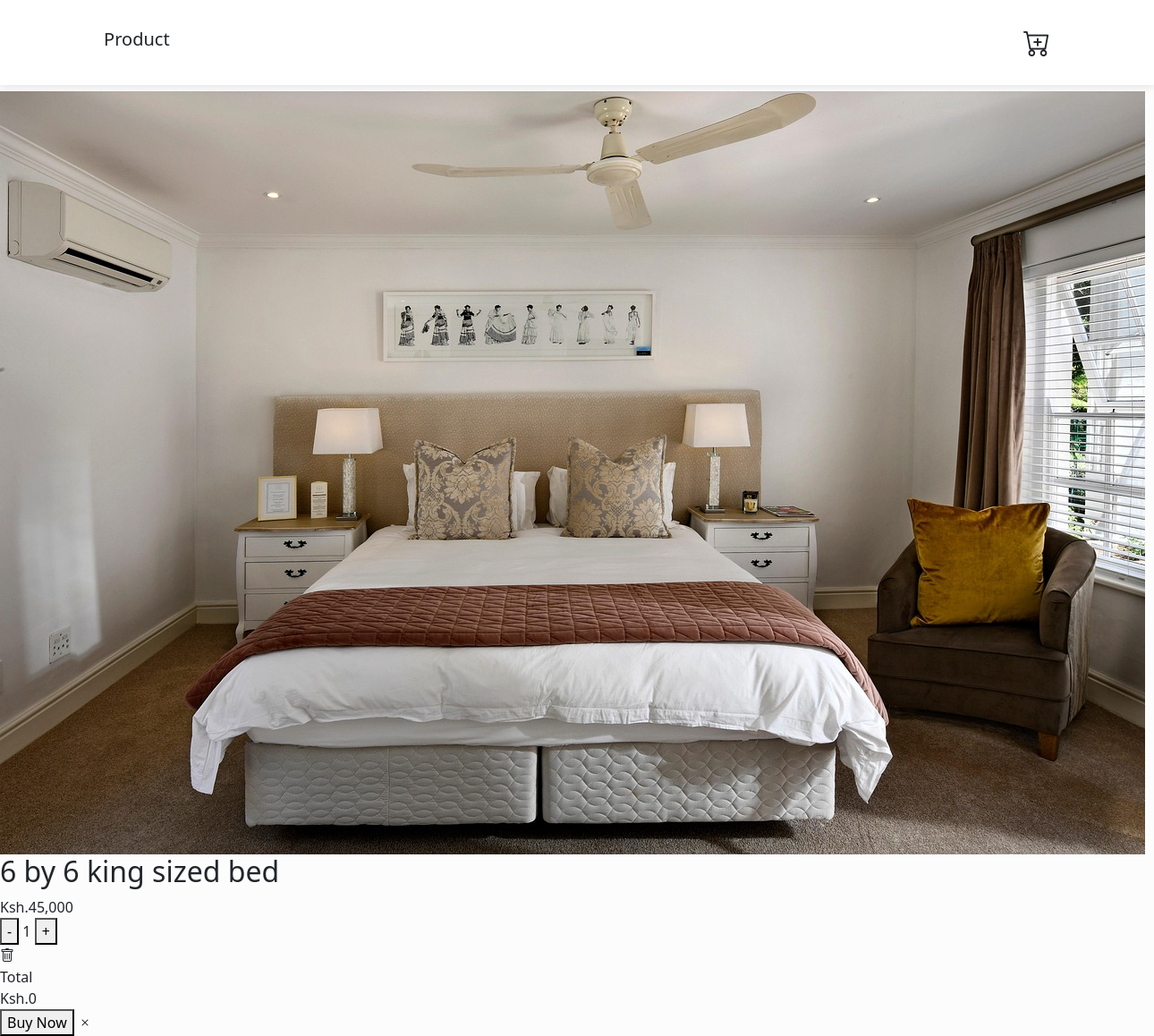
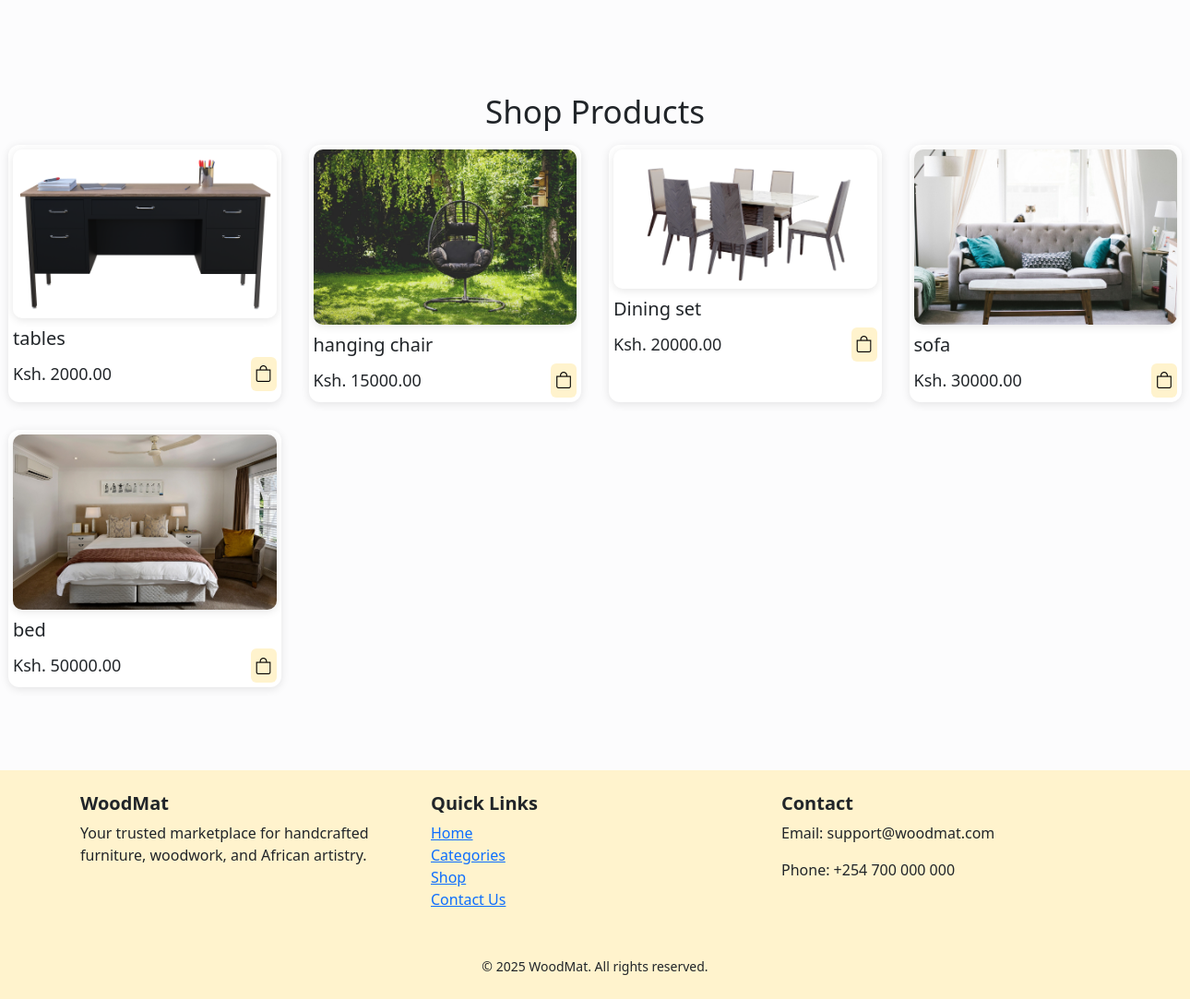
Screenshot of /products/ with the database file from the repository (2 pictures, top to bottom).
### woodmat/models.py (models this page shows, shortened)
class Product(models.Model):
  name=models.CharField(max_length=50)
  price=models.DecimalField(default=0,decimal_places=2,max_digits=8)
  category=models.ForeignKey(Category, on_delete=models.CASCADE,default=1)
  description=models.CharField(max_length=250,default='',null=True)
  image=models.ImageField(upload_to='products/')
  is_sale = models.BooleanField(default=False)      # <- add this
  sale_price = models.DecimalField(default=0, decimal_places=2, max_digits=8 )

### woodmat/views.py (the view)
# urls.py: path('products/', views.products, name="products"),
def products(request):
    products = Product.objects.all()
    return render(request, 'products.html', {'products': products})

### woodmat/templates/products.html (shortened to what this page needs)
{% extends "base.html" %}
{% load static %}
 {% block content%}
<header class="product-header">
  <h5>Product</h5>
  <div class="cart-icon">
    <i class="bi bi-cart-plus"></i>
  </div>
 </header>
 <div class="cart">
  <h2 class="cart-title">Your Cart</h2>
  <div class="cart-content">
    <div class="cart-box">
      <img src="{% static 'images/furnitures/bedroom1.jpg' %}" class="cart-img" alt="">
      <div class="cart-detail">
        <h2 class="cart-product-title">6 by 6 king sized bed</h2>
        <span class="cart-price">Ksh.45,000</span>
        <div class="cart-quantity">
        <button id="decreament">-</button>
        <span class="number">1</span>
        <button id="increament">+</button>
        </div>
      </div>
      <i class="bi bi-trash cart-remove"></i>
    </div>
  </div>
    <div class="total">
      <div class="total-title">Total</div>
      <div class="total-price">Ksh.0</div>
    </div>
    <button class="btn-buy">Buy Now</button>
    <i class="bi bi-x"></i>
 </div>
<section class="products">
  <h1 class="section-title">Shop Products</h1>
  <div class="product-content">
    {% for product in products %}
      <div class="product-box">
        <div class="img-box">
          <img src="{{ product.image.url }}" alt="{{ product.name }}">
        </div>
        <h2 class="product-name">{{ product.name }}</h2>
        <div class="price-and-cart">
          <span class="price">Ksh. {{ product.price }}</span>
          <i class="bi bi-bag"></i>
        </div>
      </div>
    {% empty %}
      <p>No products available.</p>
    {% endfor %}
  </div>
</section>
{% endblock content %}

### static/styles/main.css (style rules this page uses)
.product-header { position: fixed !important; top: 0; left: 0; width: 100%; padding: 25px 9%; background: white; box-shadow: 0 2px 10px rgba(0,0,0,0.1); display: flex; justify-content: space-between; align-items: center; z-index: 99; }
.cart-icon { position: relative; display: flex; font-size: 30px; cursor: pointer; }
.products { padding: 100px 9px 30px; }
.section-title { font-size: 35px; text-align: center; margin-bottom: 15px; }
.product-content { display: grid; grid-template-columns: repeat(auto-fit,minmax(280px, 1fr)); gap: 30px; }
.product-box { background: #fff; border-radius: 12px; padding:5px; box-shadow: 0 2px 10px rgba(0,0,0,0.1); transition: 0.3s ease; overflow: hidden; }
.product-box .img-box { display: flex; border-radius: 10px; overflow: hidden; box-shadow: 0 2px 10px rgba(0,0,0,0.1); }
.product-box .product-name { font-size: 20px; margin-top: 10px; }
.product-box .price-and-cart { display: flex; justify-content: space-between; align-items: center; }
.price-and-cart .price { font-size: 18px; font-weight: 500; }
.price-and-cart .bi-bag { padding: 5px; background: #FFF3CD; border-radius: 6px; font-size: 18px; color: black; cursor: pointer; }
.product-box .img-box { position: relative; }
.img-box img { width: 100%; transition: 0.5s; }

### rows the page displays
Product: image (picture), name "tables", price "2000.00"
Product: image (picture), name "hanging chair", price "15000.00"
Product: image (picture), name "Dining set", price "20000.00"
Product: image (picture), name "sofa", price "30000.00"
Product: image (picture), name "bed", price "50000.00"
